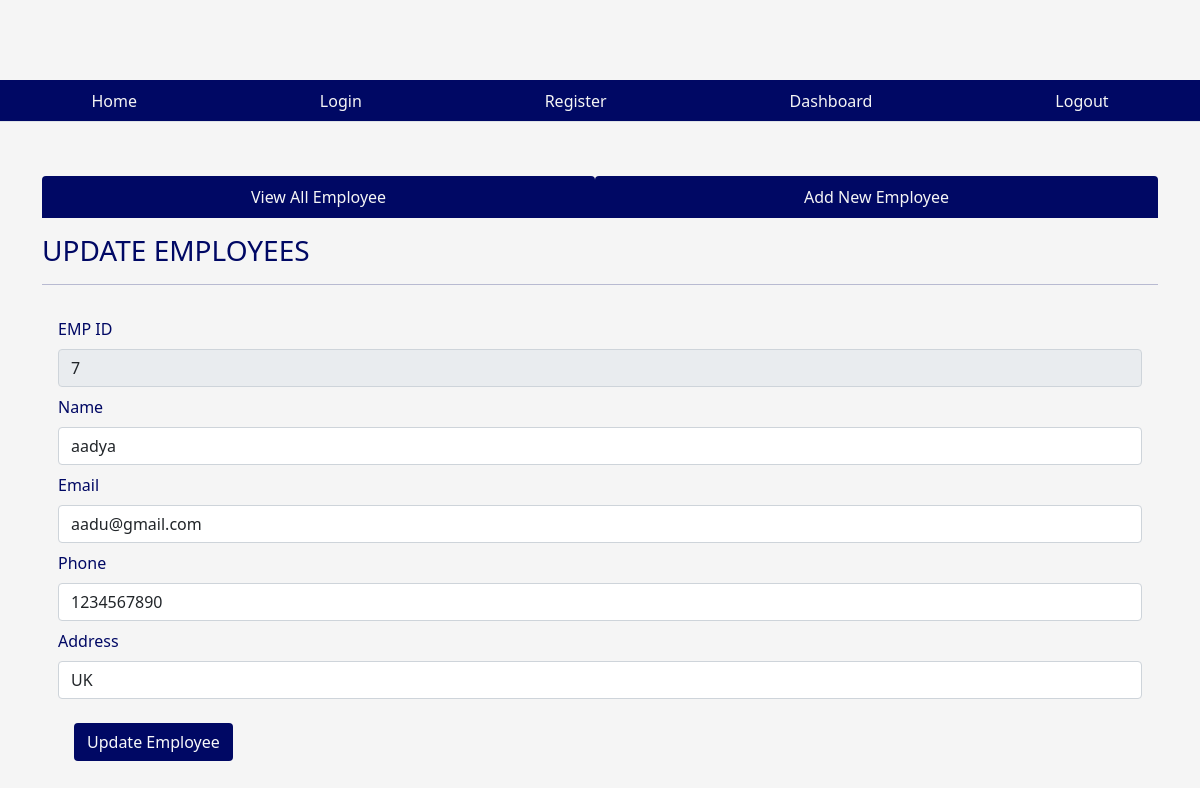
The page /fetchone/7 on the database its author committed.
### tables this page shows
CREATE TABLE emp(empid INTEGER PRIMARY KEY AUTOINCREMENT, name VARCHAR(30) NOT NULL, email VARCHAR(30), phone INTEGER, address VARCHAR(30), joining_date timestamp DEFAULT CURRENT_TIMESTAMP, total_projects INTEGER DEFAULT 1, total_test_case INTEGER , total_defects_found INTEGER DEFAULT 1, total_defects_pending INTEGER DEFAULT 1);

### app.py (the view)
@app.route('/fetchone/<int:empid>')
def fetchone(empid):
    user = get_current_user()
    db = get_database()
    emp_cur = db.execute('select * from emp where empid = ?', [empid])
    single_emp = emp_cur.fetchone()
    return render_template('updateemployee.html', user = user, single_emp = single_emp)

### app.py (called while the page is built)
@app.teardown_appcontext
def close_database(error):
    if hasattr(g, 'crudapplication_db'):
        g.crudapplication_db.close()

def get_current_user():
    user = None
    if 'user' in session:
        user = session['user']
        db = get_database()
        user_cur = db.execute('select * from users where name = ?', [user])
        user = user_cur.fetchone()
    return user

### database.py (called while the page is built)
def connect_to_database():
    sql = sqlite3.connect('C:/Users/sanje/OneDrive/Desktop/SFIA_project/SFIA_project.db')
    sql.row_factory = sqlite3.Row
    return sql

def get_database():
    if not hasattr(g, 'SFIA_project_db'):
        g.SFIA_project_db = connect_to_database()
    return g.SFIA_project_db

### templates/updateemployee.html (shortened to what this page needs)
{% from "showlinks.html" import show_links, showsocialmedialinks %}
<!DOCTYPE html>
<html lang="en">
<head>
    <link href="https://cdn.jsdelivr.net/npm/bootstrap@5.1.3/dist/css/bootstrap.min.css" rel="stylesheet">
    <link rel="stylesheet" href="{{ url_for('static', filename='home.css')}}" type = "text/css">
</head>
<body>
      <div class="parent">
        <div class="child child1">
        </div>
        <div class="child child2">
          {{ showsocialmedialinks() }}
        </div>
        <div class="child child3">
          {{ show_links() }}
      </div>
        <div class="child child4">
        </div>
        <div class="child child5" style="color:rgb(0, 8, 100);">
        </div>
        <div class="child child6left">
        </div>
        <div class="child child6 container" style="color:rgb(0, 8, 100);">
            <ul class="nav nav-tabs nav-fill mb-3">
                <li class="nav-item">
                  <a class="nav-link" style=" background-color:rgb(0, 8, 100); color:whitesmoke;"  href="dashboard.html">View All Employee</a>
                </li>
                <li class="nav-item">
                  <a class="nav-link" style=" background-color:rgb(0, 8, 100); color:whitesmoke;" href="addnewemployee.html">Add New Employee</a>
                </li>
              </ul>
              <div class="table-responsive-lg caption-top">
                <caption><h3>UPDATE EMPLOYEES</h3></caption>
                 <hr>
                 {% if single_emp %}
                <form class="p-3" action="/updateemployee" method="POST">
                  <div class="mb-2">
                    <label for="empid" class="form-label">EMP ID</label>
                    <input type="text" class="form-control" id="empid" value = "{{single_emp['empid']}}" name="empid" readonly>
                  </div>
                    <div class="mb-2">
                      <label for="name" class="form-label">Name</label>
                      <input type="text" class="form-control" id="name" value = "{{single_emp['name']}}" name = "name">
                    </div>
                    <div class="mb-2">
                      <label for="email" class="form-label">Email</label>
                      <input type="text" class="form-control" id="email" value= "{{single_emp['email']}}" name="email">
                    </div>
                    <div class="mb-2">
                        <label for="name" class="form-label">Phone</label>
                        <input type="text" class="form-control" id="phone" value="{{single_emp['phone']}}" name="phone">
                      </div>
                      <div class="mb-2">
                        <label for="email" class="form-label">Address</label>
                        <input type="text" class="form-control" id="phone" value = "{{single_emp['address']}}" name = "address">
                      </div>
                      {% endif %}
            <button type="submit" class="btn text-light m-3" style="background-color:rgb(0, 8, 100);">Update Employee</button>
                  </form>
              </div>
        </div>
        <div class="child child6right">
        </div>
      </div>
</body>
</html>

### static/home.css (style rules this page uses)
html, body { height: 100%; background-color:whitesmoke; color:rgb(0, 8, 100); }
.parent { height: 100%; display: grid; grid-template-columns: repeat(4, 1fr); grid-template-rows: 10% 5% 7% auto 7%; }
.child { margin-bottom: 10px; }
.child1 { grid-column: 1/2; grid-row: 1/2; }
.child2 { grid-column: 3/-1; grid-row: 1/2; }
.child3 { grid-column: 1/-1; grid-row: 2/3; }
.child4 { grid-column: 1/2; grid-row: 3/4; }
.child5 { grid-column: 4/5; grid-row: 3/4; text-align: center; }
.child6 { grid-column: 1/-1; grid-row: 4/5; }

### rows shown on the page
emp: empid "7", name "aadya", email "aadu@gmail.com", phone "1234567890", address "UK"
